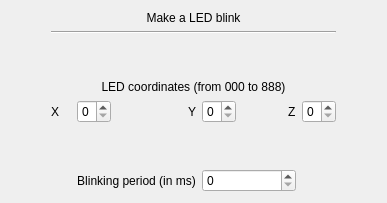
         <widget class="QWidget" name="page_2">
          <layout class="QHBoxLayout" name="horizontalLayout_4">
           <item>
            <layout class="QGridLayout" name="gridLayout_2">
             <item row="4" column="5">
              <widget class="QSpinBox" name="optionBlinkY">
               <property name="maximum">
                <number>8</number>
               </property>
              </widget>
             </item>
             <item row="4" column="6">
              <spacer name="horizontalSpacer_2">
               <property name="orientation">
                <enum>Qt::Horizontal</enum>
               </property>
               <property name="sizeHint" stdset="0">
                <size>
                 <width>40</width>
                 <height>20</height>
                </size>
               </property>
              </spacer>
             </item>
             <item row="4" column="1">
              <widget class="QLabel" name="label_7">
               <property name="text">
                <string>X</string>
               </property>
              </widget>
             </item>
             <item row="3" column="1" colspan="8">
              <widget class="QLabel" name="label_6">
               <property name="text">
                <string>LED coordinates (from 000 to 888)</string>
               </property>
               <property name="alignment">
                <set>Qt::AlignCenter</set>
               </property>
              </widget>
             </item>
             <item row="4" column="2">
              <widget class="QSpinBox" name="optionBlinkX">
               <property name="maximum">
                <number>8</number>
               </property>
              </widget>
             </item>
             <item row="5" column="1">
              <spacer name="verticalSpacer_3">
               <property name="orientation">
                <enum>Qt::Vertical</enum>
               </property>
               <property name="sizeHint" stdset="0">
                <size>
                 <width>20</width>
                 <height>40</height>
                </size>
               </property>
              </spacer>
             </item>
             <item row="4" column="8">
              <widget class="QSpinBox" name="optionBlinkZ">
               <property name="maximum">
                <number>8</number>
               </property>
              </widget>
             </item>
             <item row="4" column="7">
              <widget class="QLabel" name="label_9">
               <property name="text">
                <string>Z</string>
               </property>
              </widget>
             </item>
             <item row="0" column="1" colspan="8">
              <widget class="QLabel" name="label_5">
               <property name="lineWidth">
                <number>1</number>
               </property>
               <property name="text">
                <string>Make a LED blink</string>
               </property>
               <property name="textFormat">
                <enum>Qt::AutoText</enum>
               </property>
               <property name="alignment">
                <set>Qt::AlignCenter</set>
               </property>
              </widget>
             </item>
             <item row="4" column="4">
              <widget class="QLabel" name="label_8">
               <property name="text">
                <string>Y</string>
               </property>
              </widget>
             </item>
             <item row="4" column="3">
              <spacer name="horizontalSpacer">
               <property name="orientation">
                <enum>Qt::Horizontal</enum>
               </property>
               <property name="sizeHint" stdset="0">
                <size>
                 <width>40</width>
                 <height>20</height>
                </size>
               </property>
              </spacer>
             </item>
             <item row="2" column="1">
              <spacer name="verticalSpacer_2">
               <property name="orientation">
                <enum>Qt::Vertical</enum>
               </property>
               <property name="sizeHint" stdset="0">
                <size>
                 <width>20</width>
                 <height>40</height>
                </size>
               </property>
              </spacer>
             </item>
             <item row="4" column="0">
              <spacer name="horizontalSpacer_7">
               <property name="orientation">
                <enum>Qt::Horizontal</enum>
               </property>
               <property name="sizeHint" stdset="0">
                <size>
                 <width>40</width>
                 <height>20</height>
                </size>
               </property>
              </spacer>
             </item>
             <item row="6" column="2" colspan="3">
              <widget class="QLabel" name="label_10">
               <property name="text">
                <string>Blinking period (in ms)</string>
               </property>
               <property name="alignment">
                <set>Qt::AlignCenter</set>
               </property>
              </widget>
             </item>
             <item row="1" column="1" colspan="8">
              <widget class="Line" name="line_3">
               <property name="orientation">
                <enum>Qt::Horizontal</enum>
               </property>
              </widget>
             </item>
             <item row="4" column="9">
              <spacer name="horizontalSpacer_8">
               <property name="orientation">
                <enum>Qt::Horizontal</enum>
               </property>
               <property name="sizeHint" stdset="0">
                <size>
                 <width>40</width>
                 <height>20</height>
                </size>
               </property>
              </spacer>
             </item>
             <item row="6" column="5" colspan="3">
              <widget class="QSpinBox" name="optionBlinkms">
               <property name="maximum">
                <number>1000000</number>
               </property>
              </widget>
             </item>
            </layout>
           </item>
          </layout>
         </widget>
